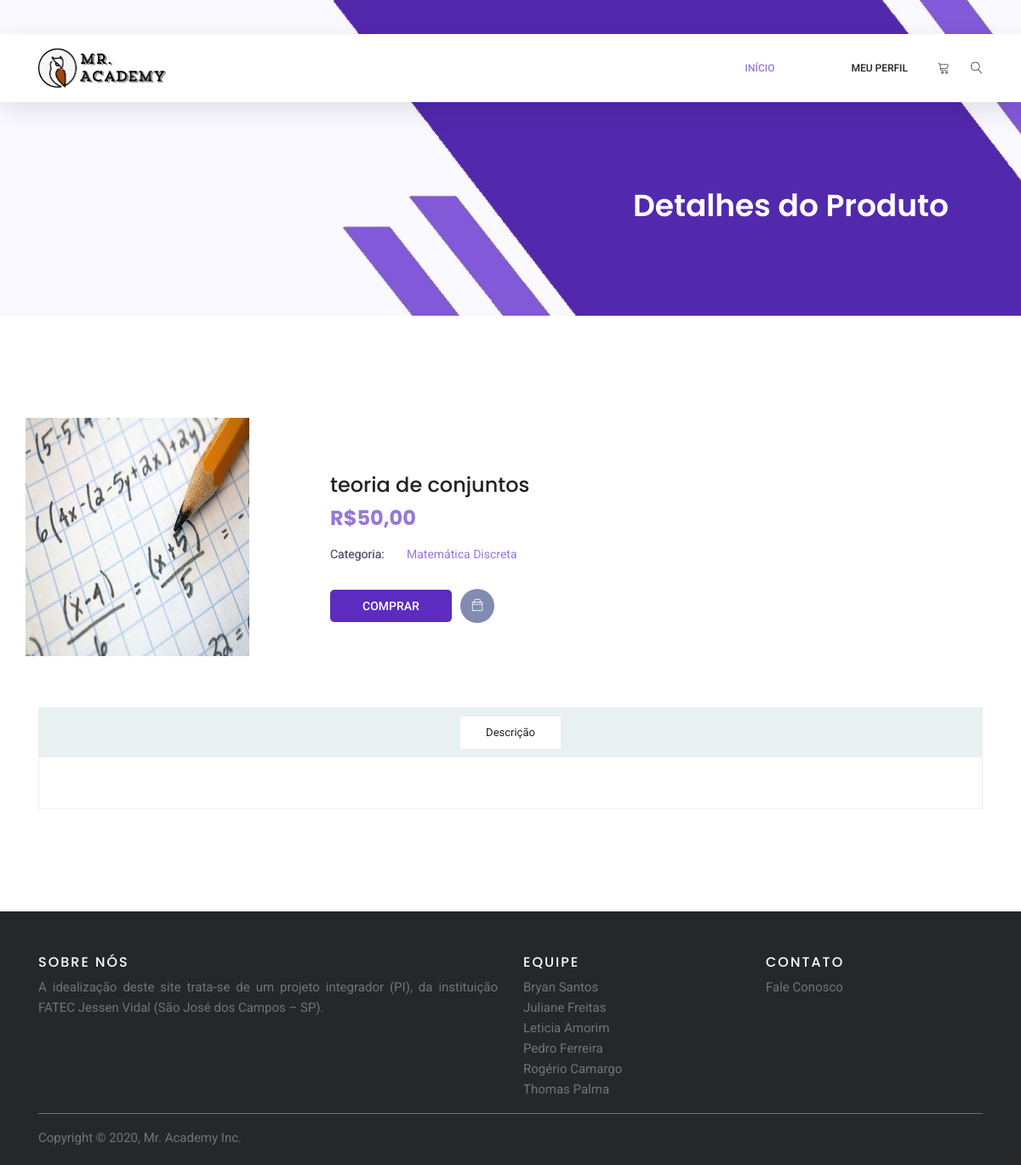
The page /src/carousel/single-product.php?id=23 on the database its author committed.
### tables this page shows
CREATE TABLE `arquivos` (
  `id` int(11) NOT NULL,
  `nome_arquivo` varchar(100) NOT NULL,
  `disciplina` varchar(100) NOT NULL,
  `descricao` text NOT NULL,
  `extensao_arquivo` varchar(5) NOT NULL,
  `titulo_produto` varchar(250) NOT NULL,
  `preco` varchar(100) NOT NULL
);

### src/carousel/single-product.php (the view, shortened to what this page needs)
<?php
	include("conexao.php");
	$id = $_REQUEST['id'];
	$result_produtos = "SELECT * FROM arquivos WHERE id = $id";
	$resultado_produtos = mysqli_query($conexao, $result_produtos);
	$infos_produto = mysqli_fetch_assoc($resultado_produtos);
?>
<!DOCTYPE html>
<html lang="pt-br">
<head>
  <link rel="stylesheet" href="css/linearicons.css">
  <link rel="stylesheet" href="css/themify-icons.css">
  <link rel="stylesheet" href="css/bootstrap.css">
  <link rel="stylesheet" href="css/owl.carousel.css">
  <link rel="stylesheet" href="css/main.css">
  <link href="carousel.css" rel="stylesheet">
</head>
<body>
	<header class="header_area sticky-header">
		<div class="main_menu">
			<nav class="navbar navbar-expand-lg navbar-light main_box">
				<div class="container">
					<a class="navbar-brand logo_h" href="produtos.php"><img src="imagens/logo.png" width="150px"></a>
					<div class="collapse navbar-collapse offset" id="navbarSupportedContent">
						<ul class="nav navbar-nav menu_nav ml-auto">
							<li class="nav-item active"><a class="nav-link" href="produtos.php">Início</a></li>
							<li class="nav-item submenu dropdown">
								<a href="#" class="nav-link dropdown-toggle" data-toggle="dropdown" role="button" aria-haspopup="true"
								 aria-expanded="false">Meu Perfil</a>
						</ul>
						<ul class="nav navbar-nav navbar-right">
							<li class="nav-item"><a href="#" class="cart"><span class="lnr lnr-cart"></span></a></li>
							<li class="nav-item">
								<button class="search"><span class="lnr lnr-magnifier" id="search"></span></button>
							</li>
						</ul>
					</div>
				</div>
			</nav>
		</div>
	</header>
	<section class="banner-area organic-breadcrumb">
		<div class="container">
			<div class="breadcrumb-banner d-flex flex-wrap align-items-center justify-content-end">
				<div class="col-first">
					<h1>Detalhes do Produto</h1>
				</div>
			</div>
		</div>
	</section>
	<div class="product_image_area">
		<div class="container">
			<div class="row s_product_inner">
				<?php
				if ($infos_produto["disciplina"] == "Português") {
					echo '<img src="imagens/produtos/p7.jpg" alt="">';
				}
				else if ($infos_produto["disciplina"] == "Inglês") {
					echo '<img src="imagens/produtos/p1.jpg" alt="">';
				}
				else if ($infos_produto["disciplina"] == "Matemática Discreta") {
					echo '<img src="imagens/produtos/p6.jpg" alt="">';
				}
				?>
				<div class="col-lg-5 offset-lg-1">
					<div class="s_product_text">
						<h3><?php echo($infos_produto["titulo_produto"]); ?></h3>
						<h2><?php echo($infos_produto["preco"]); ?></h2>
						<ul class="list">
							<li><a class="active" href="#"><span>Categoria:</span><?php echo($infos_produto["disciplina"]); ?></a></li>
							<br>
							<div class="card_area d-flex align-items-center">
								<a class="primary-btn" href="#">Comprar</a>
								<a class="icon_btn" href="#"><i class="ti-bag"></i></a>
							</ul>
						</div>
					</div>
				</div>
			</div>
		</div>
	<section class="product_description_area">
		<div class="container">
			<ul class="nav nav-tabs" id="myTab" role="tablist">
				<li class="nav-item">
					<a class="nav-link" id="home-tab" data-toggle="tab" href="#home" role="tab" aria-controls="home" aria-selected="true">Descrição</a>
				</li>
			</ul>
			<div class="tab-content" id="myTabContent">
				</div>
			</div>
		</section>
    <footer class="site-footer">
      <div class="container">
        <div class="row">
          <div class="col-sm-12 col-md-6">
            <h6>Sobre nós</h6>
            <p class="text-justify">A idealização deste site trata-se de um projeto integrador (PI), da instituição FATEC Jessen Vidal (São José dos Campos – SP).</p>
          </div>
          <div class="col-xs-6 col-md-3">
            <h6>Equipe</h6>
            <ul class="footer-links">
   			  <li><a href="https://www.linkedin.com/in/bryan-santos-77b53317b/" target="_blank">Bryan Santos</a></li>
              <li><a href="https://www.linkedin.com/in/juliane-freitas-9b6287163/" target="_blank">Juliane Freitas</a></li>
              <li><a href="https://www.linkedin.com/in/leticia-amorim-4761b1185/" target="_blank">Leticia Amorim</a></li>
              <li><a href="https://www.linkedin.com/in/pedro-ferreira-6a8417190/" target="_blank">Pedro Ferreira</a></li>
              <li><a href="https://www.linkedin.com/in/rogério-camargo-3a01191a5/" target="_blank">Rogério Camargo</a></li>
              <li><a href="https://www.linkedin.com/in/thomas-palma-0764b81b3/" target="_blank">Thomas Palma</a></li>
            </ul>
          </div>
          <div class="col-xs-6 col-md-3">
            <h6>Contato</h6>
            <ul class="footer-links">
              <li><a href="contato.php">Fale Conosco</a></li>
         	</ul>
          </div>
        </div>
        <hr>
      </div>
      <div class="container">
        <div class="row">
          <div class="col-md-8 col-sm-6 col-xs-12">
            <p class="copyright-text">Copyright © 2020, Mr. Academy Inc. <a href="#"></a></p>
</footer>
</body>
</html>

### rows shown on the page
arquivos: titulo_produto "teoria de conjuntos", preco "R$50,00", disciplina "Matemática Discreta"
